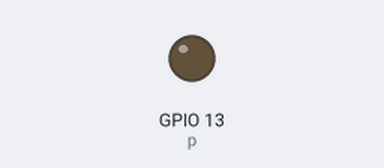
This program was run on a simulated Raspberry Pi (BCM pin numbers). Parts: output pins drawn as LEDs (lit = HIGH).

Above: at 0.05 s.
At 0.95 s:
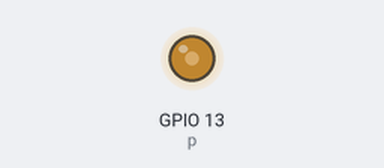
At 1.9 s:
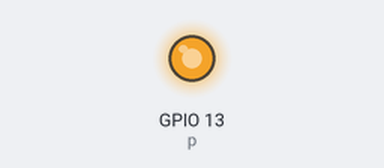
At 3.8 s:
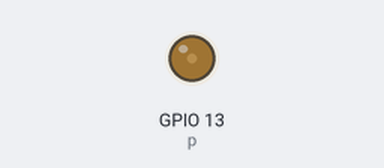
Timing chart, 0 to 5.5 s (numbered marks = the images above):
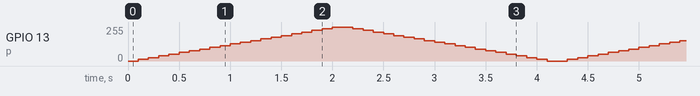

The program:

PWM.LED.py
```python
import RPi.GPIO as GPIO
import time
GPIO.setmode(GPIO.BCM)

# GPIO 13번 핀을 출력으로 설정
GPIO.setup(13, GPIO.OUT)

# PWM 인스턴스 p를 만들고 GPIO 13번을 PWM 핀으로 설정, 주파수 = 50Hz
p = GPIO.PWM(13, 50)

p.start(0) # PWM 시작, 듀티비 = 0

try:
    while 1:
        for dc in range(0, 101, 5): #dc의 값은 0에서 100까지 5만큼 증가
            p.ChangeDutyCycle(dc) #dc의 값으로 듀티비 변경
            time.sleep(0.1)
        for dc in range(100, -1, -5): #dc의 값은 100에서 0까지 5만큼 감소
            p.ChangeDutyCycle(dc) #dc의 값으로 Duty비 변경
            time.sleep(0.1) # 0.1초 딜레이

except KeyboardInterrupt:
    p.stop()    #PWM 종료
    GPIO.cleanup() #GPIO 설정 초기화
```
